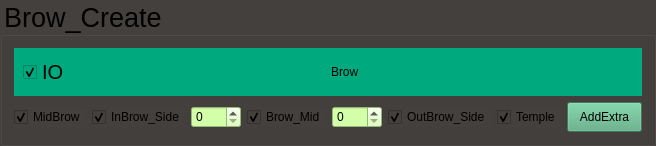
            <widget class="QGroupBox" name="bow_groupBox">
             <property name="maximumSize">
              <size>
               <width>1720</width>
               <height>235</height>
              </size>
             </property>
             <property name="font">
              <font>
               <pointsize>20</pointsize>
              </font>
             </property>
             <property name="styleSheet">
              <string notr="true">background-color: rgb(68, 64, 61);</string>
             </property>
             <property name="title">
              <string>Brow_Create</string>
             </property>
             <layout class="QGridLayout" name="gridLayout_10">
              <item row="0" column="0">
               <layout class="QGridLayout" name="gridLayout_11">
                <item row="1" column="0">
                 <widget class="QCheckBox" name="checkBox_13">
                  <property name="text">
                   <string>MidBrow</string>
                  </property>
                  <property name="checked">
                   <bool>true</bool>
                  </property>
                 </widget>
                </item>
                <item row="1" column="1">
                 <widget class="QCheckBox" name="checkBox_9">
                  <property name="text">
                   <string>InBrow_Side</string>
                  </property>
                  <property name="checked">
                   <bool>true</bool>
                  </property>
                 </widget>
                </item>
                <item row="1" column="2">
                 <widget class="QSpinBox" name="spinBox_4">
                  <property name="minimumSize">
                   <size>
                    <width>50</width>
                    <height>0</height>
                   </size>
                  </property>
                  <property name="maximumSize">
                   <size>
                    <width>50</width>
                    <height>16777215</height>
                   </size>
                  </property>
                  <property name="styleSheet">
                   <string notr="true">background-color: rgb(210, 255, 167);</string>
                  </property>
                 </widget>
                </item>
                <item row="1" column="3">
                 <widget class="QCheckBox" name="checkBox_10">
                  <property name="text">
                   <string>Brow_Mid</string>
                  </property>
                  <property name="checked">
                   <bool>true</bool>
                  </property>
                 </widget>
                </item>
                <item row="1" column="4">
                 <widget class="QSpinBox" name="spinBox_7">
                  <property name="minimumSize">
                   <size>
                    <width>50</width>
                    <height>0</height>
                   </size>
                  </property>
                  <property name="maximumSize">
                   <size>
                    <width>50</width>
                    <height>16777215</height>
                   </size>
                  </property>
                  <property name="styleSheet">
                   <string notr="true">background-color: rgb(210, 255, 167);</string>
                  </property>
                 </widget>
                </item>
                <item row="1" column="5">
                 <widget class="QCheckBox" name="checkBox_11">
                  <property name="text">
                   <string>OutBrow_Side</string>
                  </property>
                  <property name="checked">
                   <bool>true</bool>
                  </property>
                 </widget>
                </item>
                <item row="1" column="6">
                 <widget class="QCheckBox" name="checkBox_12">
                  <property name="text">
                   <string>Temple</string>
                  </property>
                  <property name="checked">
                   <bool>true</bool>
                  </property>
                 </widget>
                </item>
                <item row="1" column="7">
                 <widget class="QPushButton" name="_addBrow_pushButton">
                  <property name="minimumSize">
                   <size>
                    <width>75</width>
                    <height>30</height>
                   </size>
                  </property>
                  <property name="maximumSize">
                   <size>
                    <width>75</width>
                    <height>30</height>
                   </size>
                  </property>
                  <property name="sizeIncrement">
                   <size>
                    <width>300</width>
                    <height>0</height>
                   </size>
                  </property>
                  <property name="styleSheet">
                   <string notr="true">background-color: rgb(85, 170, 127);</string>
                  </property>
                  <property name="text">
                   <string>AddExtra</string>
                  </property>
                 </widget>
                </item>
                <item row="0" column="0" colspan="8">
                 <widget class="QWidget" name="widget_3" native="true">
                  <property name="maximumSize">
                   <size>
                    <width>16777215</width>
                    <height>80</height>
                   </size>
                  </property>
                  <property name="styleSheet">
                   <string notr="true">background-color: rgb(0, 170, 127);</string>
                  </property>
                  <layout class="QGridLayout" name="gridLayout_13">
                   <item row="0" column="1">
                    <layout class="QGridLayout" name="gridLayout_24">
                     <item row="0" column="0">
                      <widget class="QCheckBox" name="checkBox_17">
                       <property name="font">
                        <font>
                         <pointsize>15</pointsize>
                        </font>
                       </property>
                       <property name="text">
                        <string>IO</string>
                       </property>
                       <property name="checked">
                        <bool>true</bool>
                       </property>
                      </widget>
                     </item>
                     <item row="0" column="1">
                      <widget class="QLabel" name="label_2">
                       <property name="text">
                        <string>Brow</string>
                       </property>
                      </widget>
                     </item>
                    </layout>
                   </item>
                  </layout>
                 </widget>
                </item>
               </layout>
              </item>
             </layout>
            </widget>
